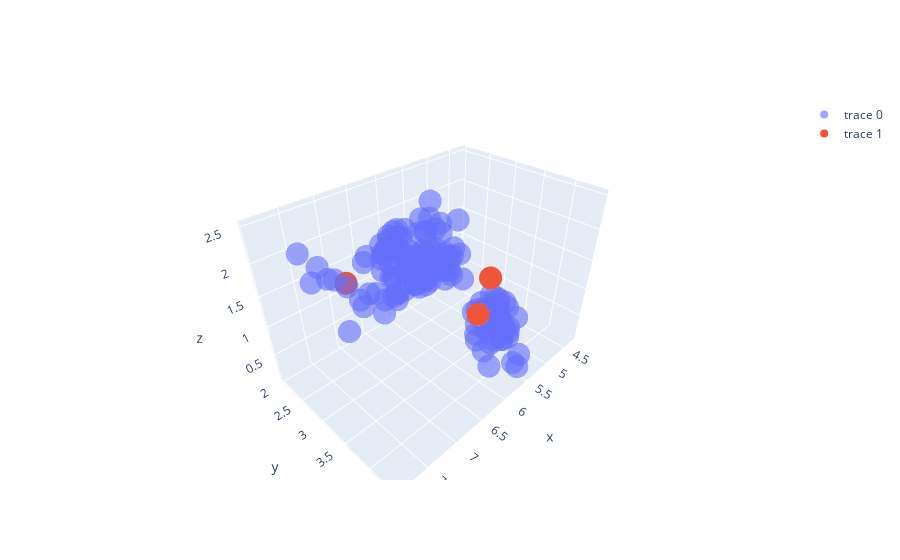

Notebook code cell kept with this figure:
### Code cell
import plotly.graph_objs as go
fig = go.Figure()
fig.add_trace(go.Scatter3d(x=X[:,0], y=X[:,1], z=y, opacity=0.6, mode='markers'))
fig.add_trace(go.Scatter3d(x=X_test[:,0], y=X_test[:,1], z=y_predict, mode='markers'))
fig.show()

### Figure 1 — Plotly figure (JSON) as saved in the notebook; plotly's stock layout.template omitted (floating-point values rounded to 4 significant figures; data arrays with more than 128 entries replaced by an {"elided": "..."} marker saying what was removed)
{"data": [{"mode": "markers", "opacity": 0.6, "type": "scatter3d", "x": {"elided": "150 float values"}, "y": {"elided": "150 float values"}, "z": {"elided": "150 float values"}}, {"mode": "markers", "type": "scatter3d", "x": [5, 5.5, 7], "y": [3.3, 3.5, 2.4], "z": [1.031, 0.7098, 1.464]}], "layout": {}}
